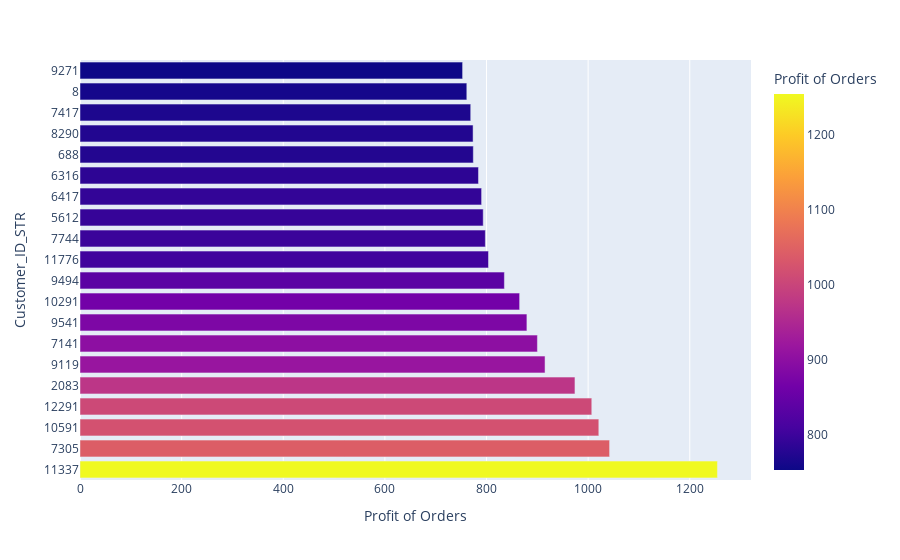

Notebook code for this chart:
### Code cell
df1['Customer_ID_STR']=df1['Customer Id'].astype(str)

data_customers_profit=df1.groupby(['Customer_ID_STR'])['Order Profit Per Order'].sum().reset_index(name='Profit of Orders').sort_values(by= 'Profit of Orders', ascending= False)
px.bar(data_customers_profit.head(20),x='Profit of Orders', y='Customer_ID_STR' , color='Profit of Orders'      )

### Figure 1 — Plotly figure (JSON) as saved in the notebook; plotly's stock layout.template omitted (floating-point values rounded to 4 significant figures)
{"data": [{"alignmentgroup": "True", "hovertemplate": "Profit of Orders=%{marker.color}<br>Customer_ID_STR=%{y}<extra></extra>", "legendgroup": "", "marker": {"color": [1254.0, 1042.0, 1021.0, 1007.0, 974.1, 915.2, 900.2, 879.5, 865.2, 835.2, 803.9, 797.8, 793.5, 790.4, 784.2, 774.1, 773.6, 768.9, 761.3, 753.0], "coloraxis": "coloraxis", "pattern": {"shape": ""}}, "name": "", "offsetgroup": "", "orientation": "h", "showlegend": false, "textposition": "auto", "x": [1254.0, 1042.0, 1021.0, 1007.0, 974.1, 915.2, 900.2, 879.5, 865.2, 835.2, 803.9, 797.8, 793.5, 790.4, 784.2, 774.1, 773.6, 768.9, 761.3, 753.0], "xaxis": "x", "y": ["11337", "7305", "10591", "12291", "2083", "9119", "7141", "9541", "10291", "9494", "11776", "7744", "5612", "6417", "6316", "688", "8290", "7417", "8", "9271"], "yaxis": "y", "type": "bar"}], "layout": {"xaxis": {"anchor": "y", "domain": [0, 1], "title": {"text": "Profit of Orders"}}, "yaxis": {"anchor": "x", "domain": [0, 1], "title": {"text": "Customer_ID_STR"}}, "coloraxis": {"colorbar": {"title": {"text": "Profit of Orders"}}, "colorscale": [[0, "#0d0887"], [0.1111, "#46039f"], [0.2222, "#7201a8"], [0.3333, "#9c179e"], [0.4444, "#bd3786"], [0.5556, "#d8576b"], [0.6667, "#ed7953"], [0.7778, "#fb9f3a"], [0.8889, "#fdca26"], [1, "#f0f921"]]}, "legend": {"tracegroupgap": 0}, "margin": {"t": 60}, "barmode": "relative"}}
